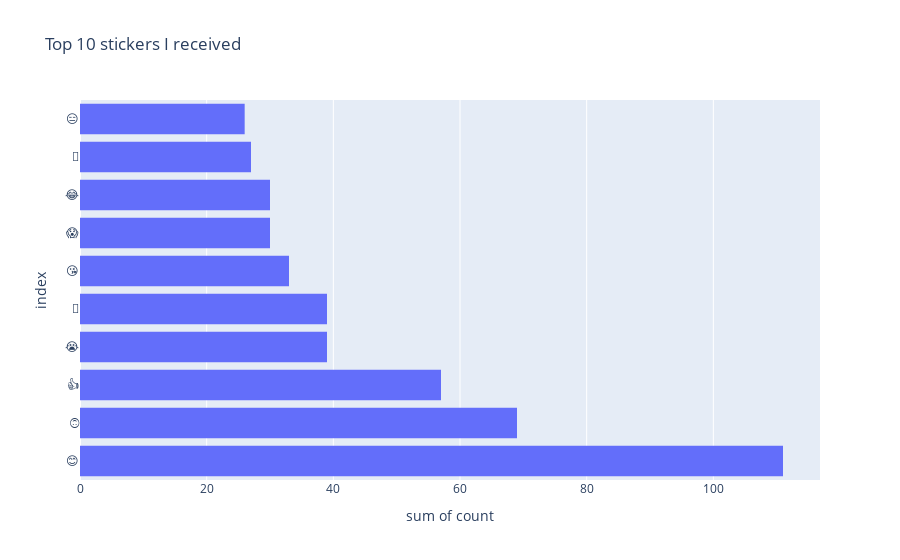

Here is the notebook cell this chart was saved with:
### Markdown cell above
#### №6. Stickers my interlocutors used the most?

### Code cell
from collections import Counter
text = df[(df["type"]=="sticker") & (df["to_id"] == "332402450")].dropna(how='all')
comm_word = text[['message','dialog_id']]

#Main operations
a = comm_word.applymap(str)
d = Counter(" ".join(a["message"]).lower().split())
res = pd.DataFrame.from_dict(d, orient='index').reset_index()
res.columns.values[1] = 'count'
res = res.sort_values(by='count',ascending=False)
res = res.drop(6)
res = res.head(10)

#Visuals
px.histogram(data_frame = res, x = 'count', y = 'index', title="Top 10 stickers I received")

### Figure 1 — Plotly figure (JSON) as saved in the notebook; plotly's stock layout.template omitted (floating-point values rounded to 4 significant figures)
{"data": [{"alignmentgroup": "True", "bingroup": "y", "histfunc": "sum", "hovertemplate": "sum of count=%{x}<br>index=%{y}<extra></extra>", "legendgroup": "", "marker": {"color": "#636efa", "pattern": {"shape": ""}}, "name": "", "offsetgroup": "", "orientation": "h", "showlegend": false, "type": "histogram", "x": [111, 69, 57, 39, 39, 33, 30, 30, 27, 26], "xaxis": "x", "y": ["😊", "🙃", "👍", "😭", "🙂", "😘", "😱", "😂", "🤔", "😑"], "yaxis": "y"}], "layout": {"barmode": "relative", "legend": {"tracegroupgap": 0}, "title": {"text": "Top 10 stickers I received"}, "xaxis": {"anchor": "y", "domain": [0, 1], "title": {"text": "sum of count"}}, "yaxis": {"anchor": "x", "domain": [0, 1], "title": {"text": "index"}}}}
